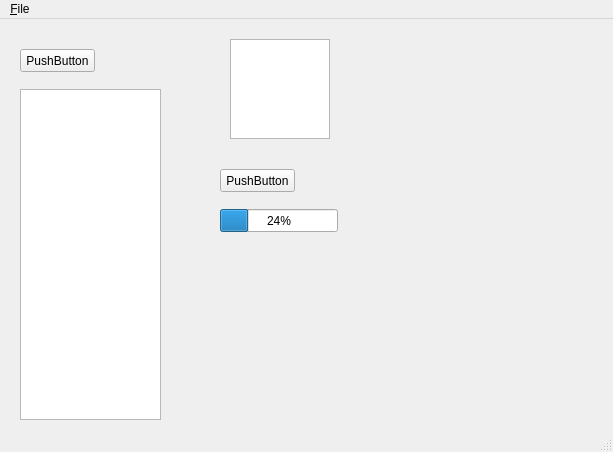
<?xml version="1.0" encoding="UTF-8"?>
<ui version="4.0">
 <class>MainWindow</class>
 <widget class="QMainWindow" name="MainWindow">
  <property name="geometry">
   <rect>
    <x>0</x>
    <y>0</y>
    <width>613</width>
    <height>452</height>
   </rect>
  </property>
  <property name="windowTitle">
   <string>MainWindow</string>
  </property>
  <widget class="QWidget" name="centralwidget">
   <widget class="QPushButton" name="pushButton">
    <property name="geometry">
     <rect>
      <x>220</x>
      <y>150</y>
      <width>75</width>
      <height>23</height>
     </rect>
    </property>
    <property name="text">
     <string>PushButton</string>
    </property>
   </widget>
   <widget class="QGraphicsView" name="graphicsView">
    <property name="geometry">
     <rect>
      <x>230</x>
      <y>20</y>
      <width>100</width>
      <height>100</height>
     </rect>
    </property>
   </widget>
   <widget class="QTreeView" name="treeView">
    <property name="geometry">
     <rect>
      <x>20</x>
      <y>70</y>
      <width>141</width>
      <height>331</height>
     </rect>
    </property>
   </widget>
   <widget class="QPushButton" name="pushButton_2">
    <property name="geometry">
     <rect>
      <x>20</x>
      <y>30</y>
      <width>75</width>
      <height>23</height>
     </rect>
    </property>
    <property name="text">
     <string>PushButton</string>
    </property>
   </widget>
   <widget class="QProgressBar" name="progressBar">
    <property name="geometry">
     <rect>
      <x>220</x>
      <y>190</y>
      <width>118</width>
      <height>23</height>
     </rect>
    </property>
    <property name="value">
     <number>24</number>
    </property>
   </widget>
  </widget>
  <widget class="QMenuBar" name="menubar">
   <property name="geometry">
    <rect>
     <x>0</x>
     <y>0</y>
     <width>613</width>
     <height>21</height>
    </rect>
   </property>
   <widget class="QMenu" name="menu_File">
    <property name="title">
     <string>&amp;File</string>
    </property>
    <addaction name="action_Lol"/>
    <addaction name="action_Open"/>
   </widget>
   <addaction name="menu_File"/>
  </widget>
  <widget class="QStatusBar" name="statusbar"/>
  <action name="action_Lol">
   <property name="text">
    <string>&amp;Nuevo</string>
   </property>
  </action>
  <action name="action_Open">
   <property name="text">
    <string>&amp;Abrir</string>
   </property>
  </action>
 </widget>
 <resources/>
 <connections/>
</ui>
